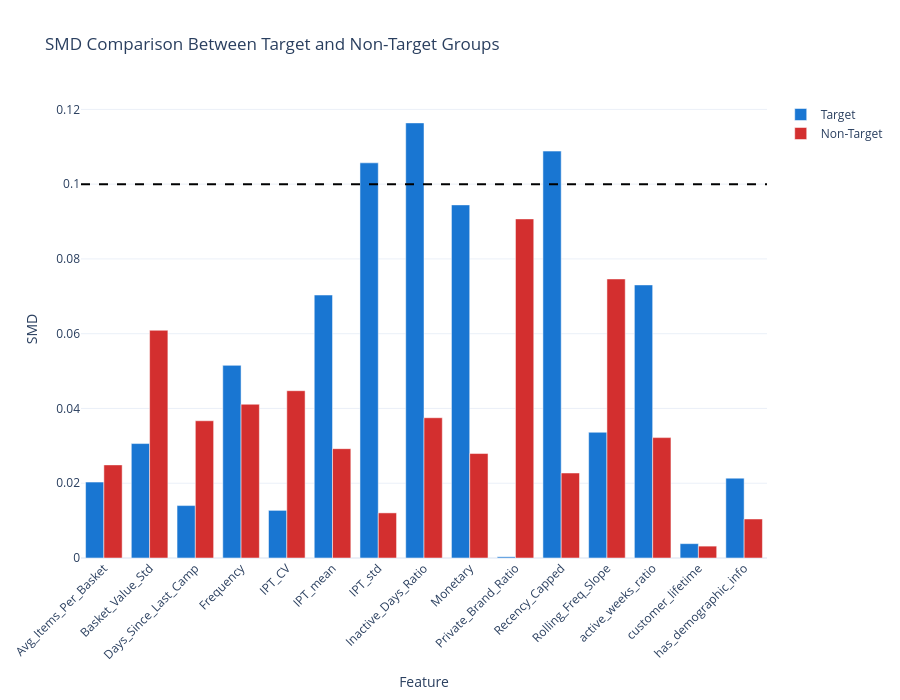

Notebook source saved alongside this figure:
### Code cell
import plotly.graph_objects as go

# Combined SMD comparison table and plot for Target vs Non-Target
comparison_features = sorted(set(features_subgroup) | set(features_subgroup_nt))
comparison_rows = []

for feature in comparison_features:
    comparison_rows.append({
        'Feature': feature,
        'SMD_Target': smd_target.get(feature, np.nan),
        'SMD_NonTarget': smd_nontarget.get(feature, np.nan)
    })

smd_compare_df = pd.DataFrame(comparison_rows).sort_values(by='Feature').reset_index(drop=True)

print("=== SMD COMPARISON: TARGET vs NON-TARGET ===")
print(smd_compare_df.to_string(index=False))

fig = go.Figure()
fig.add_trace(go.Bar(
    x=smd_compare_df['Feature'],
    y=smd_compare_df['SMD_Target'],
    name='Target',
    marker_color='#1976D2'
))
fig.add_trace(go.Bar(
    x=smd_compare_df['Feature'],
    y=smd_compare_df['SMD_NonTarget'],
    name='Non-Target',
    marker_color='#D32F2F'
))

fig.add_hline(y=0.1, line_dash='dash', line_color='black')
fig.update_layout(
    title='SMD Comparison Between Target and Non-Target Groups',
    xaxis_title='Feature',
    yaxis_title='SMD',
    barmode='group',
    template='plotly_white',
    height=700,
    xaxis_tickangle=-45
 )
fig.show()

### Figure 1 — Plotly figure (JSON) as saved in the notebook; plotly's stock layout.template omitted (floating-point values rounded to 4 significant figures)
{"data": [{"marker": {"color": "#1976D2"}, "name": "Target", "type": "bar", "x": ["Avg_Items_Per_Basket", "Basket_Value_Std", "Days_Since_Last_Camp", "Frequency", "IPT_CV", "IPT_mean", "IPT_std", "Inactive_Days_Ratio", "Monetary", "Private_Brand_Ratio", "Recency_Capped", "Rolling_Freq_Slope", "active_weeks_ratio", "customer_lifetime", "has_demographic_info"], "y": [0.0203, 0.03061, 0.01402, 0.05153, 0.01274, 0.07034, 0.1057, 0.1164, 0.09445, 0.0003249, 0.1088, 0.03363, 0.07305, 0.003838, 0.02136]}, {"marker": {"color": "#D32F2F"}, "name": "Non-Target", "type": "bar", "x": ["Avg_Items_Per_Basket", "Basket_Value_Std", "Days_Since_Last_Camp", "Frequency", "IPT_CV", "IPT_mean", "IPT_std", "Inactive_Days_Ratio", "Monetary", "Private_Brand_Ratio", "Recency_Capped", "Rolling_Freq_Slope", "active_weeks_ratio", "customer_lifetime", "has_demographic_info"], "y": [0.02491, 0.06091, 0.03671, 0.04113, 0.04475, 0.02925, 0.01207, 0.03752, 0.02794, 0.0907, 0.02274, 0.07464, 0.0322, 0.003177, 0.01044]}], "layout": {"barmode": "group", "height": 700, "shapes": [{"line": {"color": "black", "dash": "dash"}, "type": "line", "x0": 0, "x1": 1, "xref": "x domain", "y0": 0.1, "y1": 0.1, "yref": "y"}], "title": {"text": "SMD Comparison Between Target and Non-Target Groups"}, "xaxis": {"tickangle": -45, "title": {"text": "Feature"}}, "yaxis": {"title": {"text": "SMD"}}}}
